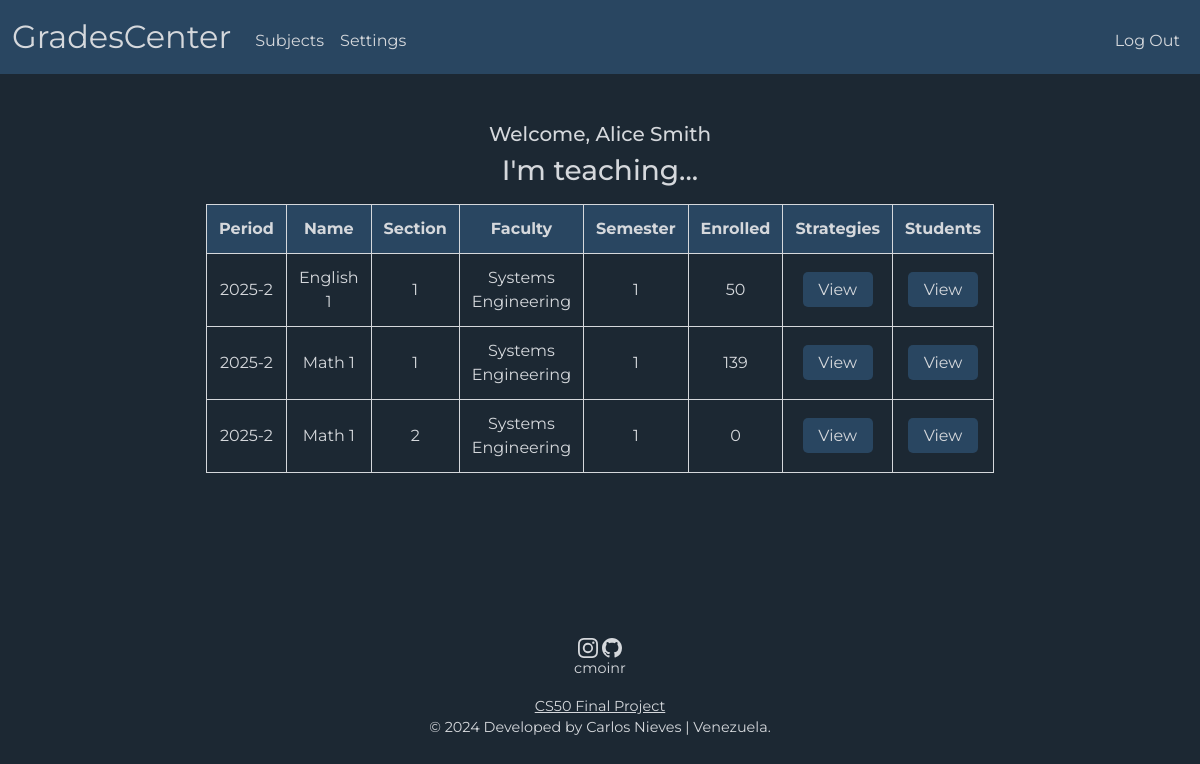
Page / (signed in) on the committed database.
### tables this page shows
CREATE TABLE teachers (
    id VARCHAR(16),
    names VARCHAR(32) NOT NULL,
    last_names VARCHAR(32) NOT NULL,
    pw VARCHAR(255) NOT NULL,
    email VARCHAR(64),
    phone VARCHAR(32),
    PRIMARY KEY(id)
);

CREATE TABLE sections (
    id INTEGER,
    subject_id INTEGER NOT NULL,
    section_number INTEGER NOT NULL,
    period TEXT NOT NULL,
    PRIMARY KEY(id),
    FOREIGN KEY(subject_id) REFERENCES subjects(id) ON DELETE CASCADE
);

### app.py (the view)
@app.route("/", methods=["GET", "POST"])
@login_required
def index():
    if request.method == "POST":
        selected_section = request.form.get("check")
        section_strategy = request.form.get("strategy")
        if selected_section:
            session["selected_section"] = selected_section
            return redirect("/grades")
        else:
            session["section_strategy"] = section_strategy
            return redirect("/strategies")
    else:
        sections = db.execute("""
            SELECT
                sections.period,
                sections.id,
                subjects.name,
                sections.section_number,
                departments.field,
                subjects.semester,
                COUNT(studying.student_id) AS 'enrolled'
            FROM teaching
            JOIN sections ON teaching.section_id = sections.id
            JOIN subjects ON sections.subject_id = subjects.id
            JOIN departments ON subjects.department_id = departments.id
            LEFT JOIN studying ON teaching.section_id = studying.section_id
            WHERE teaching.teacher_id = ?
            GROUP BY teaching.section_id
        """, session["user_id"])
        instructor = db.execute("SELECT names, last_names FROM teachers WHERE id = ?", session["user_id"])
        return render_template("index.html", sections=sections, instructor=instructor)

### app.py (called while the page is built)
@app.after_request
def after_request(response):
    response.headers["Cache-Control"] = "no-cache, no-store, must-revalidate"
    response.headers["Expires"] = 0
    response.headers["Pragma"] = "no-cache"
    return response

### helpers.py (called while the page is built)
def login_required(f):
    @wraps(f)
    def decorated_function(*args, **kwargs):
        if session.get("user_id") is None:
            return redirect("/login")
        return f(*args, **kwargs)
    return decorated_function

### templates/index.html (shortened to what this page needs)
{% extends "layout.html" %}
{% block main %}
    <div class="mb-3">
        <h5>Welcome, {{ instructor[0]['names'] }} {{ instructor[0]['last_names'] }}</h5>
        <h3>I'm teaching...</h3>
    </div>
    <div class="mb-3">
        <table>
            <thead>
                <tr class="high">
                    <th>Period</th>
                    <th>Name</th>
                    <th>Section</th>
                    <th>Faculty</th>
                    <th>Semester</th>
                    <th>Enrolled</th>
                    <th>Strategies</th>
                    <th>Students</th>
                </tr>
            </thead>
            <tbody>
                {% for section in sections %}
                    <tr>
                        <td>{{ section['period'] }}</td>
                        <td>{{ section['name'] }}</td>
                        <td>{{ section['section_number'] }}</td>
                        <td>{{ section['field'] }}</td>
                        <td>{{ section['semester'] }}</td>
                        <td>{{ section['enrolled'] }}</td>
                        <td>
                            <form action="/" method="post">
                                <input class="enroll" type="submit" value="View">
                            </form>
                        </td>
                        <td>
                            <form action="/" method="post">
                                <input class="enroll" type="submit" value="View">
                            </form>
                        </td>
                    </tr>
                {% endfor %}
            </tbody>
        </table>
    </div>
{% endblock %}

### static/styles.css (style rules this page uses)
body { font-family: 'Montserrat', sans-serif; background-color:#1c2833; }
h3, h5, h6 { color: #d5d8dc; }
table { background-color: transparent; margin-bottom: 1rem; width: 70%; margin-left: auto; margin-right: auto; color: #d5d8dc; }
table th, table td { border: 1px solid #d5d8dc; padding: 0.75rem; vertical-align: middle; }
.high { background-color: #294661; border: 1px solid #d5d8dc; }
input { background-color: #294661; outline: none; border: none; border-radius: 5px; color: #d5d8dc; width: 200px; height: 35px; }
input::placeholder { color: #d5d8dcc2; }
.enroll { width: 70px; transition-duration: 0.5s; }

### rows in the picture
teachers: names "Alice", last_names "Smith"
sections: period "2025-2", name "English 1", section_number "1", field "Systems Engineering", semester "1", enrolled "50"
sections: period "2025-2", name "Math 1", section_number "1", field "Systems Engineering", semester "1", enrolled "139"
sections: period "2025-2", name "Math 1", section_number "2", field "Systems Engineering", semester "1", enrolled "0"
